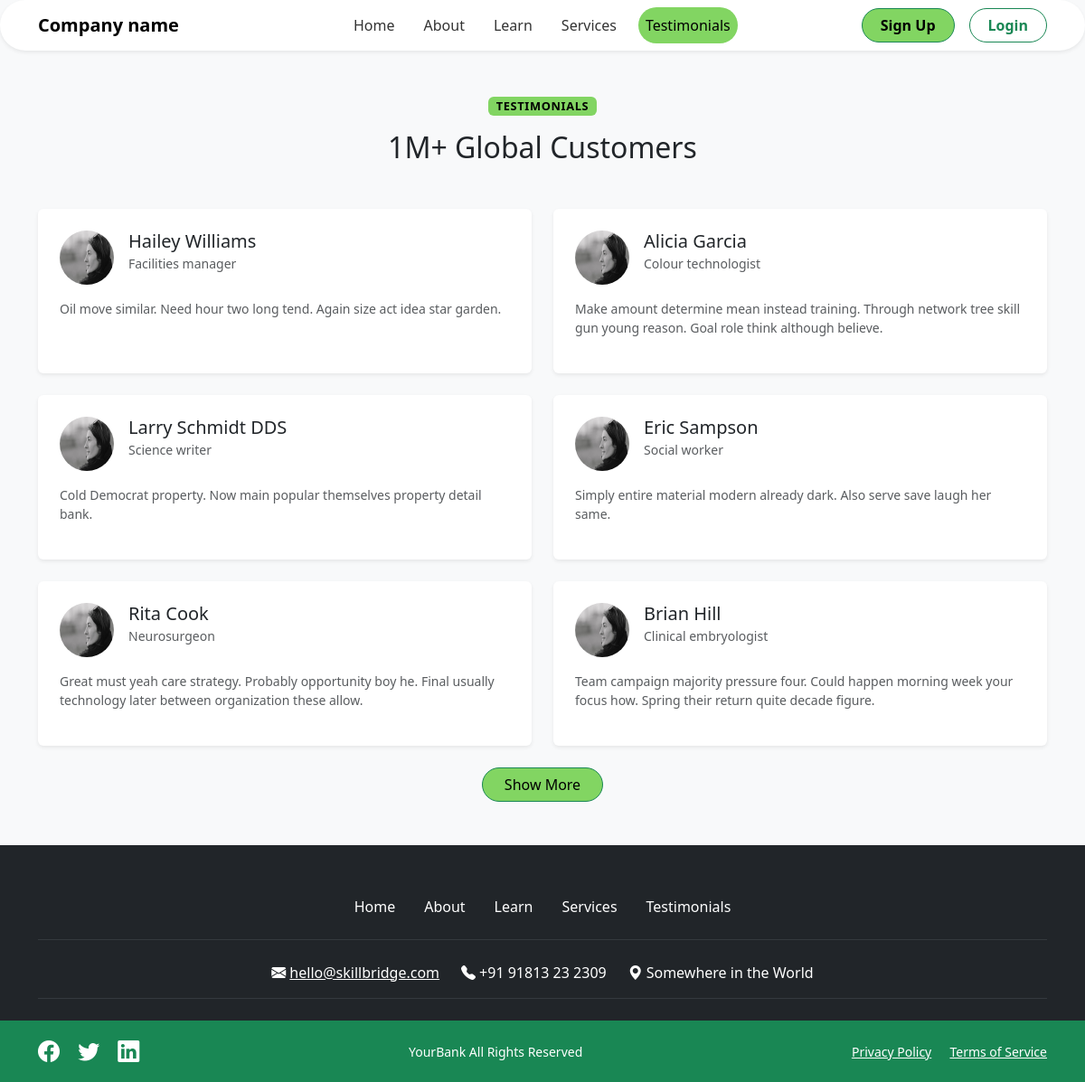
Page /testimonials/ on the committed database.
### testimonial/models.py (models this page shows, shortened)
class Testimonial(models.Model):
    name = models.CharField(max_length=100)
    designation = models.CharField(max_length=100, blank=True)
    content = models.TextField()
    image = models.ImageField(
        upload_to='testimonials/',
        blank=True, null=True,
        default='images/testimonial_placeholder.png'
    )
    created_at = models.DateTimeField(auto_now_add=True)

### testimonial/views.py (the view)
# urls.py: path('', testimonials_page, name='all'),
def testimonials_page(request):
    per_page = 6
    page_param = request.GET.get('page', '1')
    try:
        page = int(page_param)
        if page < 1:
            raise ValueError
    except ValueError:
        page = 1
    limit = per_page * page
    all_testimonials = Testimonial.objects.order_by('-created_at')
    testimonials     = all_testimonials[:limit]
    has_next = all_testimonials.count() > limit
    next_page = page + 1
    return render(request, 'testimonial/testimonials.html', {
        'testimonials': testimonials,
        'has_next': has_next,
        'next_page': next_page,
    })

### testimonial/templates/testimonial/testimonials.html (shortened to what this page needs)
{% extends "base.html" %}
{% load static %}
{% block content %}
<section id="testimonials" class="py-5 bg-light">
  <div class="container text-center mb-5">
    <span class="badge badge-section">Testimonials</span>
    <h2 class="mt-3">1M+ Global Customers</h2>
  </div>
  <div class="container">
    <div class="row row-cols-1 row-cols-md-2 g-4">
      {% for t in testimonials %}
      <div class="col">
        <div class="card h-100 p-4 border-0 shadow-sm">
          <div class="d-flex mb-3">
            {% if t.image %}
            <img
              src="{{ t.image.url }}"
              alt="{{ t.name }}"
              class="rounded-circle me-3"
              style="width: 60px; height: 60px"
            />
            {% endif %}
            <div>
              <h5 class="mb-0">{{ t.name }}</h5>
              <small class="text-muted">{{ t.designation }}</small>
            </div>
          </div>
          <p class="text-muted small">{{ t.content }}</p>
        </div>
      </div>
      {% endfor %}
    </div>
    {% if has_next %}
    <div class="text-center mt-4">
      <a href="?page={{ next_page }}" class="btn btn-success btn-pill">
        Show More
      </a>
    </div>
    {% endif %}
  </div>
</section>
{% endblock %}

### testimonial/templates/testimonial/testimonials.html (style rules this page uses)
.badge-section, .btn-success { background-color: #82d562 !important; color: #000 !important; }
.badge-section { font-size: 0.75rem; text-transform: uppercase; letter-spacing: 0.05em; }
.btn-pill { border-radius: 50px; padding: 0.375rem 1.5rem; }

### templates/base.html (style rules this page uses)
.badge-section { font-size: 0.8rem; text-transform: uppercase; letter-spacing: 0.05em; }

### rows in the picture
Testimonial: image (placeholder picture), name "Hailey Williams", designation "Facilities manager", content "Oil move similar. Need hour two long tend. Again size act idea star garden."
Testimonial: image (placeholder picture), name "Alicia Garcia", designation "Colour technologist", content "Make amount determine mean instead training. Through network tree skill gun young reason. Goal role think although believe."
Testimonial: image (placeholder picture), name "Larry Schmidt DDS", designation "Science writer", content "Cold Democrat property. Now main popular themselves property detail bank."
Testimonial: image (placeholder picture), name "Eric Sampson", designation "Social worker", content "Simply entire material modern already dark. Also serve save laugh her same."
Testimonial: image (placeholder picture), name "Rita Cook", designation "Neurosurgeon", content "Great must yeah care strategy. Probably opportunity boy he. Final usually technology later between organization these allow."
Testimonial: image (placeholder picture), name "Brian Hill", designation "Clinical embryologist", content "Team campaign majority pressure four. Could happen morning week your focus how. Spring their return quite decade figure."
